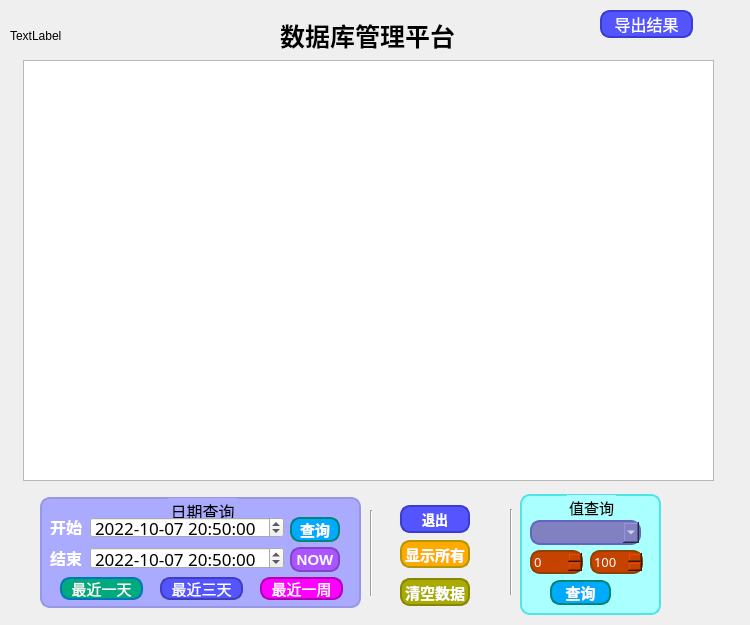
<?xml version="1.0" encoding="UTF-8"?>
<ui version="4.0">
 <class>database</class>
 <widget class="QWidget" name="database">
  <property name="geometry">
   <rect>
    <x>0</x>
    <y>0</y>
    <width>750</width>
    <height>625</height>
   </rect>
  </property>
  <property name="windowTitle">
   <string>Form</string>
  </property>
  <widget class="QTableView" name="tableView">
   <property name="geometry">
    <rect>
     <x>23</x>
     <y>60</y>
     <width>691</width>
     <height>421</height>
    </rect>
   </property>
   <property name="styleSheet">
    <string notr="true"/>
   </property>
  </widget>
  <widget class="QLabel" name="icon">
   <property name="geometry">
    <rect>
     <x>470</x>
     <y>20</y>
     <width>35</width>
     <height>35</height>
    </rect>
   </property>
   <property name="styleSheet">
    <string notr="true">border-image: url(:/data_nie.png);</string>
   </property>
   <property name="text">
    <string/>
   </property>
  </widget>
  <widget class="QPushButton" name="now_bt">
   <property name="geometry">
    <rect>
     <x>290</x>
     <y>547</y>
     <width>50</width>
     <height>25</height>
    </rect>
   </property>
   <property name="font">
    <font>
     <pointsize>-1</pointsize>
     <bold>true</bold>
    </font>
   </property>
   <property name="styleSheet">
    <string notr="true">border:2px solid rgb(132, 66, 198);
border-radius:10px;		 
background-color: rgb(170, 85, 255);
color: rgb(255, 255, 255);
font-size:15px; 		 


</string>
   </property>
   <property name="text">
    <string>NOW</string>
   </property>
  </widget>
  <widget class="QPushButton" name="displayAll_bt">
   <property name="geometry">
    <rect>
     <x>400</x>
     <y>540</y>
     <width>70</width>
     <height>28</height>
    </rect>
   </property>
   <property name="font">
    <font>
     <pointsize>-1</pointsize>
     <bold>true</bold>
    </font>
   </property>
   <property name="styleSheet">
    <string notr="true">border: 2px solid rgb(180, 150, 0);   
border-radius:10px;		 
background-color: rgb(255, 170, 0);
color: rgb(255, 255, 255);			
font-size:15px; 		 
</string>
   </property>
   <property name="text">
    <string>显示所有</string>
   </property>
  </widget>
  <widget class="QLabel" name="end_l">
   <property name="geometry">
    <rect>
     <x>50</x>
     <y>550</y>
     <width>41</width>
     <height>16</height>
    </rect>
   </property>
   <property name="font">
    <font>
     <family>楷体</family>
     <pointsize>12</pointsize>
     <bold>true</bold>
    </font>
   </property>
   <property name="styleSheet">
    <string notr="true">color: rgb(255, 255, 255);</string>
   </property>
   <property name="text">
    <string>结束</string>
   </property>
  </widget>
  <widget class="QSpinBox" name="spinBox_2">
   <property name="geometry">
    <rect>
     <x>590</x>
     <y>550</y>
     <width>53</width>
     <height>24</height>
    </rect>
   </property>
   <property name="font">
    <font>
     <family>楷体</family>
     <pointsize>10</pointsize>
    </font>
   </property>
   <property name="styleSheet">
    <string notr="true">border:2px solid rgb(140, 66, 0);
border-radius:10px;		 
background-color: rgb(198, 66, 0);
color: rgb(255, 255, 255);
 


</string>
   </property>
   <property name="maximum">
    <number>100</number>
   </property>
   <property name="value">
    <number>100</number>
   </property>
  </widget>
  <widget class="QDateTimeEdit" name="dateTimeEdit">
   <property name="geometry">
    <rect>
     <x>90</x>
     <y>517</y>
     <width>194</width>
     <height>21</height>
    </rect>
   </property>
   <property name="font">
    <font>
     <family>楷体</family>
     <pointsize>13</pointsize>
    </font>
   </property>
   <property name="styleSheet">
    <string notr="true"/>
   </property>
   <property name="date">
    <date>
     <year>2022</year>
     <month>10</month>
     <day>7</day>
    </date>
   </property>
   <property name="time">
    <time>
     <hour>20</hour>
     <minute>50</minute>
     <second>0</second>
    </time>
   </property>
   <property name="displayFormat">
    <string>yyyy-MM-dd HH:mm:ss</string>
   </property>
  </widget>
  <widget class="Line" name="line_2">
   <property name="geometry">
    <rect>
     <x>510</x>
     <y>509</y>
     <width>3</width>
     <height>86</height>
    </rect>
   </property>
   <property name="orientation">
    <enum>Qt::Vertical</enum>
   </property>
  </widget>
  <widget class="QSpinBox" name="spinBox">
   <property name="geometry">
    <rect>
     <x>530</x>
     <y>550</y>
     <width>53</width>
     <height>24</height>
    </rect>
   </property>
   <property name="font">
    <font>
     <family>楷体</family>
     <pointsize>10</pointsize>
    </font>
   </property>
   <property name="styleSheet">
    <string notr="true">border:2px solid rgb(140, 66, 0);
border-radius:10px;		 
background-color: rgb(198, 66, 0);
color: rgb(255, 255, 255);
 


</string>
   </property>
   <property name="maximum">
    <number>100</number>
   </property>
  </widget>
  <widget class="QGroupBox" name="groupBox_2">
   <property name="geometry">
    <rect>
     <x>40</x>
     <y>497</y>
     <width>321</width>
     <height>111</height>
    </rect>
   </property>
   <property name="font">
    <font>
     <family>楷体</family>
     <pointsize>-1</pointsize>
    </font>
   </property>
   <property name="styleSheet">
    <string notr="true">border:2px solid rgb(151, 151, 227);
border-radius:10px;		 
background-color: rgb(170, 170, 255);
color: rgb(0, 0, 0);
font-size:16px; 		 

</string>
   </property>
   <property name="title">
    <string>日期查询</string>
   </property>
   <property name="alignment">
    <set>Qt::AlignCenter</set>
   </property>
   <widget class="QPushButton" name="currDay_bt">
    <property name="geometry">
     <rect>
      <x>20</x>
      <y>80</y>
      <width>83</width>
      <height>23</height>
     </rect>
    </property>
    <property name="styleSheet">
     <string notr="true">border:2px solid rgb(0, 120, 180);
border-radius:10px;		 
background-color: rgb(0, 170, 127);
color: rgb(255, 255, 255);
font-size:15px; 		 


</string>
    </property>
    <property name="text">
     <string>最近一天</string>
    </property>
   </widget>
   <widget class="QPushButton" name="currThDay_bt">
    <property name="geometry">
     <rect>
      <x>120</x>
      <y>80</y>
      <width>83</width>
      <height>23</height>
     </rect>
    </property>
    <property name="styleSheet">
     <string notr="true">border:2px solid rgb(63, 63, 190);
border-radius:10px;		 
background-color: rgb(85, 85, 255);
color: rgb(255, 255, 255);
font-size:15px; 		 


</string>
    </property>
    <property name="text">
     <string>最近三天</string>
    </property>
   </widget>
   <widget class="QPushButton" name="currWeek_bt">
    <property name="geometry">
     <rect>
      <x>220</x>
      <y>80</y>
      <width>83</width>
      <height>23</height>
     </rect>
    </property>
    <property name="styleSheet">
     <string notr="true">border:2px solid rgb(180, 0, 180);
border-radius:10px;		 
background-color: rgb(255, 0, 255);
color: rgb(255, 255, 255);
font-size:15px; 		 




</string>
    </property>
    <property name="text">
     <string>最近一周</string>
    </property>
   </widget>
  </widget>
  <widget class="QPushButton" name="clear_bt">
   <property name="geometry">
    <rect>
     <x>400</x>
     <y>578</y>
     <width>70</width>
     <height>28</height>
    </rect>
   </property>
   <property name="font">
    <font>
     <pointsize>11</pointsize>
     <bold>true</bold>
    </font>
   </property>
   <property name="styleSheet">
    <string notr="true">border: 2px solid rgb(134, 134, 0);   
border-radius:10px;		 
background-color: rgb(170, 170, 0);
color: rgb(255, 255, 255);			
</string>
   </property>
   <property name="text">
    <string>清空数据</string>
   </property>
  </widget>
  <widget class="QPushButton" name="select_val_bt">
   <property name="geometry">
    <rect>
     <x>550</x>
     <y>580</y>
     <width>61</width>
     <height>25</height>
    </rect>
   </property>
   <property name="font">
    <font>
     <family>AcadEref</family>
     <pointsize>-1</pointsize>
     <bold>true</bold>
    </font>
   </property>
   <property name="styleSheet">
    <string notr="true">border:2px solid rgb(0, 133, 120);
border-radius:10px;		 
background-color: rgb(0, 170, 255);	
color: rgb(255, 255, 255);
font-size:15px; 		 

</string>
   </property>
   <property name="text">
    <string>查询</string>
   </property>
  </widget>
  <widget class="QComboBox" name="comboBox">
   <property name="geometry">
    <rect>
     <x>530</x>
     <y>520</y>
     <width>111</width>
     <height>25</height>
    </rect>
   </property>
   <property name="font">
    <font>
     <family>楷体</family>
     <pointsize>13</pointsize>
    </font>
   </property>
   <property name="styleSheet">
    <string notr="true">border:2px solid rgb(100, 100, 194);
border-radius:10px;		 
background-color: rgb(129, 129, 194);
color: rgb(255, 255, 255);



</string>
   </property>
  </widget>
  <widget class="QPushButton" name="select_data_bt">
   <property name="geometry">
    <rect>
     <x>290</x>
     <y>517</y>
     <width>50</width>
     <height>25</height>
    </rect>
   </property>
   <property name="font">
    <font>
     <pointsize>-1</pointsize>
     <bold>true</bold>
    </font>
   </property>
   <property name="styleSheet">
    <string notr="true">border:2px solid rgb(0, 133, 120);
border-radius:10px;		 
background-color: rgb(0, 170, 255);	
color: rgb(255, 255, 255);
font-size:15px; 		 


</string>
   </property>
   <property name="text">
    <string>查询</string>
   </property>
  </widget>
  <widget class="QLabel" name="start_l">
   <property name="geometry">
    <rect>
     <x>50</x>
     <y>519</y>
     <width>41</width>
     <height>16</height>
    </rect>
   </property>
   <property name="font">
    <font>
     <family>楷体</family>
     <pointsize>12</pointsize>
     <bold>true</bold>
    </font>
   </property>
   <property name="styleSheet">
    <string notr="true">color: rgb(255, 255, 255);</string>
   </property>
   <property name="text">
    <string>开始</string>
   </property>
  </widget>
  <widget class="QDateTimeEdit" name="dateTimeEdit_2">
   <property name="geometry">
    <rect>
     <x>90</x>
     <y>547</y>
     <width>194</width>
     <height>22</height>
    </rect>
   </property>
   <property name="font">
    <font>
     <family>楷体</family>
     <pointsize>13</pointsize>
    </font>
   </property>
   <property name="date">
    <date>
     <year>2022</year>
     <month>10</month>
     <day>7</day>
    </date>
   </property>
   <property name="time">
    <time>
     <hour>20</hour>
     <minute>50</minute>
     <second>0</second>
    </time>
   </property>
   <property name="displayFormat">
    <string>yyyy-MM-dd HH:mm:ss</string>
   </property>
  </widget>
  <widget class="QLabel" name="title">
   <property name="geometry">
    <rect>
     <x>280</x>
     <y>10</y>
     <width>191</width>
     <height>51</height>
    </rect>
   </property>
   <property name="font">
    <font>
     <family>楷体</family>
     <pointsize>19</pointsize>
     <bold>true</bold>
    </font>
   </property>
   <property name="styleSheet">
    <string notr="true">color: rgb(0, 0, 0);
</string>
   </property>
   <property name="lineWidth">
    <number>10</number>
   </property>
   <property name="text">
    <string>数据库管理平台</string>
   </property>
  </widget>
  <widget class="QPushButton" name="exit_bt">
   <property name="geometry">
    <rect>
     <x>400</x>
     <y>505</y>
     <width>70</width>
     <height>28</height>
    </rect>
   </property>
   <property name="font">
    <font>
     <pointsize>10</pointsize>
     <bold>true</bold>
    </font>
   </property>
   <property name="styleSheet">
    <string notr="true">border: 2px solid rgb(59, 59, 208);   
border-radius:10px;		 
background-color: rgb(85, 85, 255);
color: rgb(255, 255, 255);			

</string>
   </property>
   <property name="text">
    <string>退出</string>
   </property>
  </widget>
  <widget class="Line" name="line">
   <property name="geometry">
    <rect>
     <x>370</x>
     <y>510</y>
     <width>3</width>
     <height>86</height>
    </rect>
   </property>
   <property name="orientation">
    <enum>Qt::Vertical</enum>
   </property>
  </widget>
  <widget class="QGroupBox" name="groupBox">
   <property name="geometry">
    <rect>
     <x>520</x>
     <y>494</y>
     <width>141</width>
     <height>121</height>
    </rect>
   </property>
   <property name="font">
    <font>
     <family>楷体</family>
     <pointsize>-1</pointsize>
    </font>
   </property>
   <property name="styleSheet">
    <string notr="true">border:2px solid rgb(80, 229, 229);
border-radius:10px;		 
background-color: rgb(170, 255, 255);
color: rgb(0, 0, 0);
font-size:15px; 		 

</string>
   </property>
   <property name="title">
    <string>值查询</string>
   </property>
   <property name="alignment">
    <set>Qt::AlignCenter</set>
   </property>
   <property name="flat">
    <bool>false</bool>
   </property>
   <property name="checkable">
    <bool>false</bool>
   </property>
  </widget>
  <widget class="QLabel" name="label">
   <property name="geometry">
    <rect>
     <x>10</x>
     <y>20</y>
     <width>271</width>
     <height>31</height>
    </rect>
   </property>
   <property name="text">
    <string>TextLabel</string>
   </property>
  </widget>
  <widget class="QPushButton" name="export_result_bt">
   <property name="geometry">
    <rect>
     <x>600</x>
     <y>10</y>
     <width>93</width>
     <height>28</height>
    </rect>
   </property>
   <property name="font">
    <font>
     <pointsize>12</pointsize>
    </font>
   </property>
   <property name="styleSheet">
    <string notr="true">border: 2px solid rgb(59, 59, 208);   
border-radius:10px;		 
background-color: rgb(85, 85, 255);
color: rgb(255, 255, 255);			

</string>
   </property>
   <property name="text">
    <string>导出结果</string>
   </property>
  </widget>
  <zorder>groupBox</zorder>
  <zorder>groupBox_2</zorder>
  <zorder>tableView</zorder>
  <zorder>icon</zorder>
  <zorder>now_bt</zorder>
  <zorder>displayAll_bt</zorder>
  <zorder>end_l</zorder>
  <zorder>spinBox_2</zorder>
  <zorder>dateTimeEdit</zorder>
  <zorder>line_2</zorder>
  <zorder>spinBox</zorder>
  <zorder>clear_bt</zorder>
  <zorder>select_val_bt</zorder>
  <zorder>comboBox</zorder>
  <zorder>select_data_bt</zorder>
  <zorder>start_l</zorder>
  <zorder>dateTimeEdit_2</zorder>
  <zorder>title</zorder>
  <zorder>exit_bt</zorder>
  <zorder>line</zorder>
  <zorder>label</zorder>
  <zorder>export_result_bt</zorder>
 </widget>
 <resources/>
 <connections/>
</ui>
